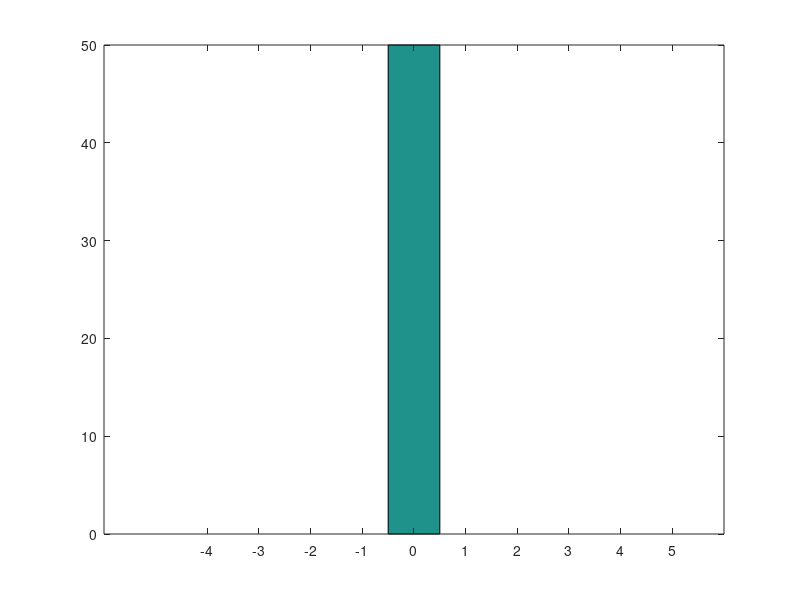
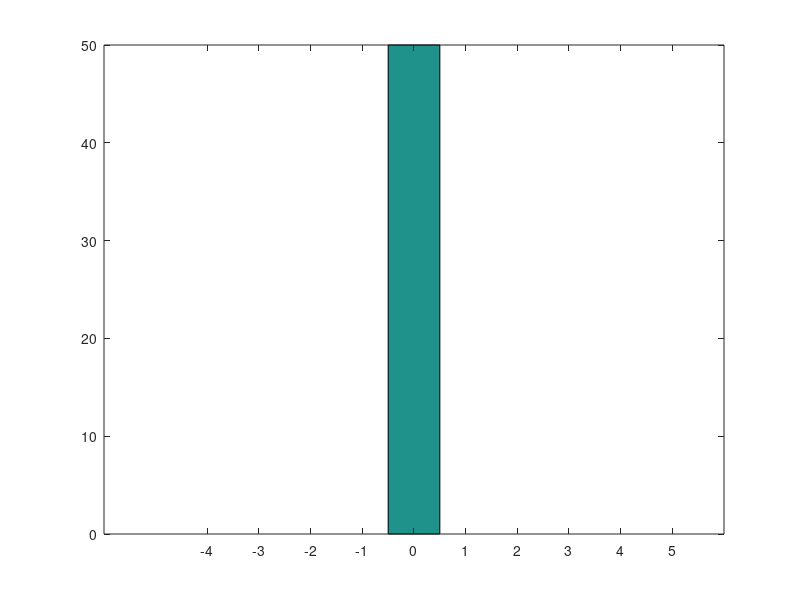

Write MATLAB code to recreate these figures, in order. (Note: this script raises an error after producing the figures.)
% 2. histograms for low gain and high gain photos

high_gain_photos = dir('High Gain Photos');
low_gain_photos = dir('Low Gain Photos');
high_gain_pixel_vals = zeros(50,1);
low_gain_pixel_vals = zeros(50,1);

for i = 3:numel(high_gain_photos) % starts at 3 because first 2 values are '.' and '..'
    filename = getfield(high_gain_photos, {i}, 'name'); % gets file name of each image
    image1 = imread(filename);
    high_gain_pixel_vals(i-2) = image1(500,1000); % appends pixel value to vector
end

for i = 3:numel(low_gain_photos) 
    filename = getfield(low_gain_photos, {i}, 'name'); 
    image2 = imread(filename); 
    low_gain_pixel_vals(i-2) = image2(500,1000); 
end

figure('Name','High Gain Pixel Values','NumberTitle','off')
hist(high_gain_pixel_vals)

figure('Name','Low Gain Pixel Values','NumberTitle','off')
hist(low_gain_pixel_vals)


% 3. Mean and variance of pixels

% High Gain
mean_array = zeros(1944,2592);
variance_array = zeros(1944,2592);
image_array_high = cell(50,1);

for pic = 3:numel(high_gain_photos)
    filename = getfield(high_gain_photos, {pic}, 'name'); 
    im1 = imread(filename);
    image_array_high{pic-2} = im1;
end

for ii=1:1944
    for jj=1:2592
        val = 0;
        running_variance = zeros(numel(high_gain_photos)-2,1);
        % get pixel value
        for x = 1:50
            curr_image = image_array_high{x};
            val = val + double(curr_image(ii,jj));
            running_variance(x) = double(curr_image(ii,jj));  
        end
        mean = val/50;
        mean_array(ii,jj) = mean;
        variance_array(ii,jj) = var(running_variance);
    end
end

variance_array = ceil(variance_array);
    
figure('Name','High Gain Mean Pixel Values','NumberTitle','off');
colormap gray
imagesc(mean_array)

figure('Name','High Gain Variance Pixel Values','NumberTitle','off');
colormap gray
imagesc(variance_array)

% Low Gain

mean_array_low = zeros(1944,2592);
variance_array_low = zeros(1944,2592);
image_array_low = cell(50,1);

for pic = 3:numel(low_gain_photos)
    filename = getfield(low_gain_photos, {pic}, 'name'); 
    im2 = imread(filename);
    image_array_low{pic-2} = im2;
end

for ii=1:1944
    for jj=1:2592
        val = 0;
        running_variance_low = zeros(numel(high_gain_photos)-2,1);
        % get pixel value
        for y = 1:50
            curr_image = image_array_low{y};    
            val = val + double(curr_image(ii,jj));
            running_variance_low(y) = double(curr_image(ii,jj));  
        end
        mean = val/50;
        mean_array_low(ii,jj) = mean;
        variance_array_low(ii,jj) = var(running_variance_low);
    end
end

variance_array_low = ceil(variance_array_low);
    
figure('Name','Low Gain Mean Pixel Values','NumberTitle','off')
colormap gray
imagesc(mean_array_low)

figure('Name','Low Gain Variance Pixel Values','NumberTitle','off')
colormap gray
imagesc(variance_array_low)


% 4. Variance as function of mean

rounded_means_high = round(mean_array);
rounded_means_low = round(mean_array_low);



figure('Name','High Gain Variance vs Mean','NumberTitle','off')
colormap gray
plot(rounded_means_high, variance_array, 'ro')

figure('Name','Low Gain Variance vs Mean','NumberTitle','off')
colormap gray
plot(rounded_means_low, variance_array_low, 'ro')

%5. Fit line

%High Gain
p = polyfit(rounded_means_high, variance_array, 1);
x1 = rounded_means_high;
y1 = polyval(p, rounded_means_high);
plot(rounded_means_high, variance_array, 'o')
hold on
plot(x1, y1);
hold off

%Low Gain
p = polyfit(rounded_means_low, variance_array_low, 1);
x1 = rounded_means_low;
y1 = polyval(p, rounded_means_low);
plot(rounded_means_low, variance_array_low, 'o')
hold on
plot(x1, y1);
hold off

%6. 


    
